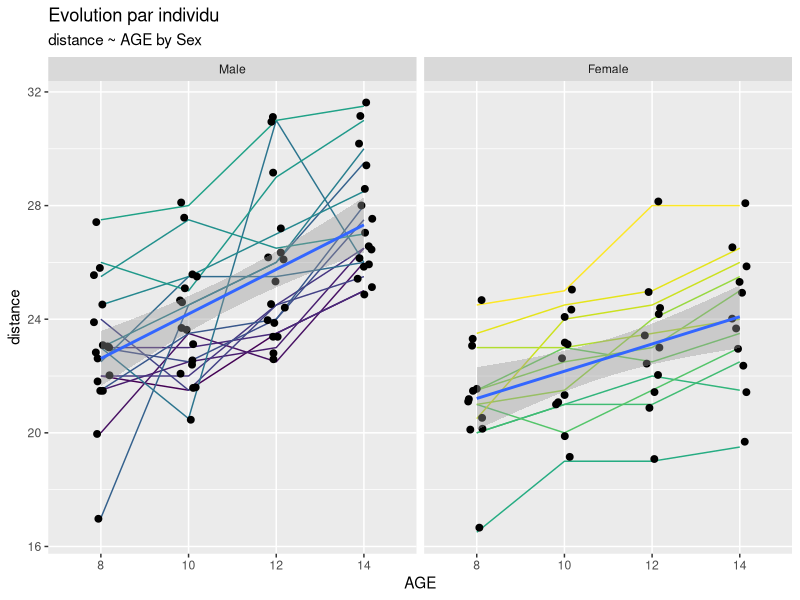

The R source for this figure: (Note: this script raises an error after producing the figure.)
## ---- chunk 1
knitr::opts_chunk$set(echo = TRUE)
## ---- chunk 2
## package analyse stat
suppressWarnings(suppressPackageStartupMessages(library(nlme)))
suppressWarnings(suppressPackageStartupMessages(library(lme4)))  ## lmer()
suppressWarnings(suppressPackageStartupMessages(library(lmerTest)))  ## lsmeansLT()
suppressWarnings(suppressPackageStartupMessages(library(emmeans)))  ## lsmeans()
suppressWarnings(suppressPackageStartupMessages(library(car)))
suppressWarnings(suppressPackageStartupMessages(library(multcomp)))
suppressWarnings(suppressPackageStartupMessages(library(flextable)))
suppressWarnings(suppressPackageStartupMessages(library(ggplot2)))
## ---- chunk 3
## Par défaut: options(contrasts = c("contr.treatment", "contr.poly"))
options(contrasts = c("contr.sum", "contr.poly"))
## ---- chunk 4
flextable(head(Orthodont, 15))
## ---- chunk 5
summary(Orthodont)
## ---- chunk 6
str(as.data.frame(Orthodont))
## ---- chunk 7
Orthodont$AGE <- as.factor(Orthodont$age)
## ---- chunk 8
summary(Orthodont)
## ---- chunk 9
p <- ggplot(data = Orthodont, aes(x = AGE, y = distance, group = Subject))
p + geom_line(aes(color = Subject)) +
    geom_jitter(width = 0.1, size = 2) +
    facet_grid(~Sex) +
    geom_smooth(method='lm',aes(group=Sex))  +
  labs(title = "Evolution par individu",
         subtitle = "distance ~ AGE by Sex") +
    theme(legend.position = 'none')
## ---- chunk 10
mod_lm <- lm(distance ~ AGE * Sex , data = Orthodont)
car::Anova(mod_lm, type="III")
anova(mod_lm) # type "II" par défaut mais ne doit être utilisé que si les effectifs sont équilibrés
## ---- chunk 11
mod_lm <- lm(distance ~ age * Sex , data = Orthodont)
car::Anova(mod_lm, type="III")
anova(mod_lm)
## ---- chunk 12
mod_aov_rep<-aov(distance ~ AGE * Sex + Error(Subject), data = Orthodont)
summary(aov(distance ~ AGE * Sex + Error(Subject), data = Orthodont), type = "III") 
## ---- chunk 13
# estimation du modèle
mod_lmer_REML <- lmerTest::lmer(distance ~ Sex * AGE + (1|Subject), data = Orthodont) # par défaut méthode REML
# ajustement pour l'estimation des effets fixes
mod_lmer_ML <- update(mod_lmer_REML, REML=FALSE)
## ---- chunk 14
lme4::VarCorr(mod_lmer_REML)
## ---- chunk 15
lme4::VarCorr(mod_lmer_ML)
## ---- chunk 16
car::Anova(mod_lmer_ML, type = "III")
## ---- chunk 17
# modele mixte avec effets fixes et subject en aléatoire sur l'intercept
# estimation du modèle
mod_lmer_REML <- lmerTest::lmer(distance ~ Sex * AGE + (1|Subject), data = Orthodont) # par défaut methode REML
# ajustement pour l'estimation des effets fixes
mod_lmer_ML <- update(mod_lmer_REML, REML=FALSE)
# Anova
mod_lm <- lm(distance ~ Sex * AGE , data = Orthodont)
## ---- chunk 18
anova(mod_lmer_ML, mod_lm)
## ---- chunk 19
# modèle avec l'effet aleatoire seul
mod_lmer_REML_ssfixe <- lmerTest::lmer(distance ~ 1 + (1|Subject), data = Orthodont) 
mod_lmer_ML_ssfixe <- update(mod_lmer_REML_ssfixe, REML = FALSE) 

# modèle mixte avec effets fixes et subject en aléatoire sur l'intercept
mod_lmer_REML_intercept <- lmerTest::lmer(distance ~ AGE * Sex + (1|Subject), data = Orthodont)
mod_lmer_ML_intercept<-update(mod_lmer_REML_intercept, REML = FALSE)
## ---- chunk 20
anova(mod_lmer_ML_ssfixe, mod_lmer_ML_intercept)
## ---- chunk 21
# modèle intercept
mod_lmer_REML_intercept <- lmerTest::lmer(distance ~ Sex * AGE + (1|Subject), data = Orthodont)
mod_lmer_ML_intercept <- update(mod_lmer_REML_intercept, REML = FALSE)

# modèle intercept + pente
mod_lmer_REML_intercept_pente <- lmerTest::lmer(distance ~ Sex * AGE + (age|Subject), data = Orthodont)
mod_lmer_ML_intercept_pente <- update(mod_lmer_REML_intercept_pente, REML = FALSE)
## ---- chunk 22
anova(mod_lmer_ML_intercept, mod_lmer_ML_intercept_pente)
## ---- chunk 23
criterLM <- c(AIC = AIC(mod_lm), BIC = BIC(mod_lm))
criterLMER_ssfixe <- c(AIC = AIC(mod_lmer_ML_ssfixe), BIC = BIC(mod_lmer_ML_ssfixe))
criterLMER_intercept <- c(AIC = AIC(mod_lmer_ML_intercept), BIC = BIC(mod_lmer_ML_intercept))
criterLMER_intercept_pente <- c(AIC = AIC(mod_lmer_ML_intercept_pente), BIC = BIC(mod_lmer_ML_intercept_pente))
rbind(criterLM, criterLMER_ssfixe, criterLMER_intercept, criterLMER_intercept_pente)
## ---- chunk 24
mod_lmer_REML <- lmerTest::lmer(distance ~ AGE * Sex + (1|Subject), data = Orthodont)
mod_lmer_ML <- update(mod_lmer_REML, REML=FALSE)
car::Anova(mod_lmer_ML, type= "III")
## ---- chunk 25
emmeans::lsmeans(mod_lmer_ML, "AGE")
## ---- chunk 26
lmerTest::lsmeansLT(mod_lmer_ML, "AGE")
## ---- chunk 27
# avec le package emmeans
pairs(emmeans::lsmeans(mod_lmer_ML,"AGE"))
CLD(emmeans::lsmeans(mod_lmer_ML,"AGE"), Letters = letters)

# avec le package lmerTest
# la fonction cld() ne fonctionne pas sur un objet lmerTest
lmerTest::difflsmeans(mod_lmer_ML, test.effs = "AGE")
lmerTest::lsmeansLT(mod_lmer_ML, test.effs = "AGE")
## ---- chunk 28
# test de l'effet age intra sexe
CLD(emmeans::lsmeans(mod_lmer_ML,pairwise ~ AGE|Sex),Letters = letters)

# test tous les niveaux de l'interaction
CLD(emmeans::lsmeans(mod_lmer_ML,pairwise ~ AGE * Sex),Letters = letters)

# la fonction CLD() ne fonctionne pas sur un objet lmerTest
lmerTest::lsmeansLT(mod_lmer_ML, test.effs = "AGE:Sex")
## ---- chunk 29
# creation de 2 variables supplémentaires pour utiliser lmer() dans une boucle
nb_carie<-abs(floor(rnorm(n = 108, mean =4, sd=3)))
taille_machoire<-abs(floor(rnorm(n = 108, mean =7, sd=2)))

df<-data.frame("nb_carie"=nb_carie,"taille_machoire"=taille_machoire, Orthodont)
lme_result<-list() 

# application du modèle avec les 3 premières variables du data.frame
for (i in 1:3) 
{
	newvar<-(df)[,i]
	lme_result$names[[i]] <- colnames(df)[i]
	mod_REML<-lmerTest::lmer(newvar ~ Sex * AGE + (1|Subject), data = df)
  lme_result$shap[[i]] <- shapiro.test(summary(update(mod_REML, REML = FALSE))$residuals)
  lme_result$pval[[i]]<-Anova(update(mod_REML, REML = FALSE), type="III")  
} 
## ---- chunk 30
report_lme <- function(lme_result){
    list_model <- attributes(lme_result$pval[[1]])$row.names
    tmp <- matrix(0, ncol=length(list_model)+2, nrow=length(lme_result$names) ,dimnames=list(lme_result$names, c(paste(list_model[(seq(list_model))], "(p-val)"),"W", "p-val (W)")))
    for(i in seq(length(lme_result$pval))){
        for (j in seq(length(list_model))){
            tmp[i,j] <- lme_result$pval[[i]][[3]][j] 
        }
         tmp[i,j+1] <- lme_result$shap[[i]]$statistic
         tmp[i,j+2] <- lme_result$shap[[i]]$p.value
    }
    return(tmp)
    assign(paste0(lme_result,"report_lme"),as.data.frame(tmp), envir = parent.frame())#.GlobalEnv)
}
## ---- chunk 31
report_pval_lme <- round(report_lme(lme_result),5)
#knitr::kable(report_pval_lme)
flextable(data.frame(report_pval_lme))
